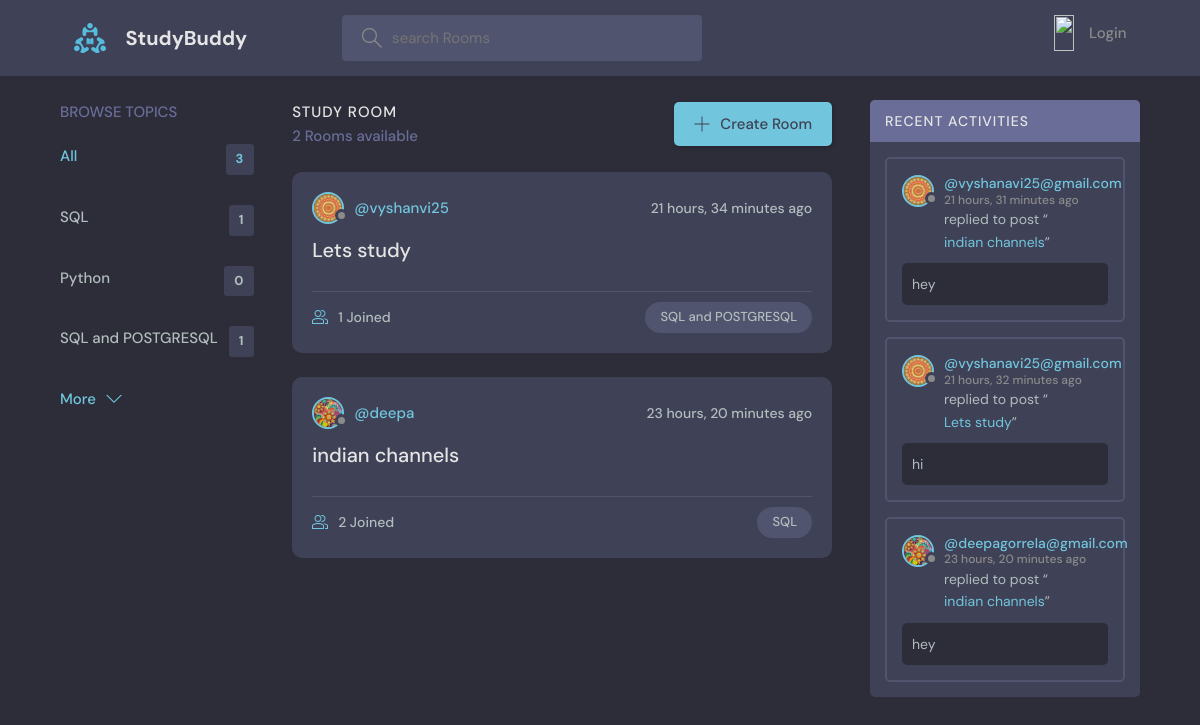
The page / on the database its author committed.
### base/models.py (models this page shows, shortened)
class Topic(models.Model):
    name=models.CharField(max_length=200)

class Room(models.Model):
    host=models.ForeignKey(User, on_delete=models.SET_NULL, null=True)
    topic=models.ForeignKey(Topic, on_delete=models.SET_NULL, null=True)
    name = models.CharField(max_length=200)
    description = models.TextField(null=True,blank=True)#null is allowed
    participants = models.ManyToManyField(User,related_name='participants',blank=True)
    updated = models.DateTimeField(auto_now=True)
    created = models.DateTimeField(auto_now_add=True)#initial time stamp
    class Meta:
        ordering = ['-updated','-created']
    def __str__(self):
        return self.name

class User(AbstractUser):
   name = models.CharField(max_length=200,null=True,)
   email = models.EmailField(unique=True,null=True)
   bio = models.TextField(null=True)
   avatar=models.ImageField(null=True,default="avatar.svg")
   USERNAME_FIELD='email'
   REQUIRED_FIELDS=[]

class Message(models.Model):
    user = models.ForeignKey(User, on_delete=models.CASCADE)
    room = models.ForeignKey(Room, on_delete=models.CASCADE)
    body = models.TextField()
    updated = models.DateTimeField(auto_now=True)
    created = models.DateTimeField(auto_now_add=True)#initial time stamp
    class Meta:
        ordering = ['-updated','-created']

### base/views.py (the view)
# urls.py: path('',views.home,name="home"),
def home(request):
    q= request.GET.get('q') if request.GET.get('q')!=None else''
    rooms= Room.objects.filter(
        Q(topic__name__icontains=q) |
        Q(name__icontains=q)  |
        Q(description__icontains=q)
        )
    topic=Topic.objects.all()[0:5]
    room_count = rooms.count()
    room_messages=Message.objects.filter(Q(room__topic__name__icontains=q))
    context={'rooms':rooms,'topics':topic,'room_count':room_count,
    'room_messages':room_messages}
    return render(request,'base/home.html',context)

### base/templates/base/home.html (shortened to what this page needs)
{% extends 'main.html' %}
{% block content %}
    <main class="layout layout--3">
      <div class="container">
        {%include 'base/topics_component.html'%}
        <div class="roomList">
          <div class="roomList__header">
            <div>
              <h2>Study Room</h2>
              <p>{{room_count}} Rooms available</p>
            </div>
            <a class="btn btn--main" href="{% url 'create-room' %}">
              <svg version="1.1" xmlns="http://www.w3.org/2000/svg" width="32" height="32" viewBox="0 0 32 32">
                <title>add</title>
                <path
                  d="M16.943 0.943h-1.885v14.115h-14.115v1.885h14.115v14.115h1.885v-14.115h14.115v-1.885h-14.115v-14.115z"
                ></path>
              </svg>
              Create Room
            </a>
          </div>
          {% include 'base/feed_component.html' %}
        </div>
        {% include 'base/activity_component.html' %}
      </div>
    </main>
 {% endblock %}

### base/templates/base/topics_component.html
<div class="topics">
  <div class="topics__header">
    <h2>Browse Topics</h2>
  </div>
  <ul class="topics__list">
    <li>
      <a href="{% url 'home' %}" class="active">All <span>{{topics.count}}</span></a>
    </li>
    {% for topic in topics %}
    <li>
      <a href="{% url 'home' %}?q={{topic.name}}">{{topic.name}} <span>{{topic.room_set.all.count}}</span></a>
    </li>
    {% endfor %}
  </ul>
  <a class="btn btn--link" href="{% url 'topics' %}">
    More
    <svg version="1.1" xmlns="http://www.w3.org/2000/svg" width="32" height="32" viewBox="0 0 32 32">
      <title>chevron-down</title>
      <path d="M16 21l-13-13h-3l16 16 16-16h-3l-13 13z"></path>
    </svg>
  </a>
</div>

### base/templates/base/feed_component.html (shortened to what this page needs)
{% for room in rooms %}
<div class="roomListRoom">
    <div class="roomListRoom__header">
      <a href="{% url 'user-profile' room.host.id %}" class="roomListRoom__author">
        <div class="avatar avatar--small">
          <img src="{{room.host.avatar.url}}" />
        </div>
        <span>@{{room.host.username}}</span>
      </a>
      <div class="roomListRoom__actions">
        <span>{{room.created|timesince}} ago</span>
      </div>
    </div>
    <div class="roomListRoom__content">
      <a href="{% url 'room' room.id %}"> {{room.name}}</a>
    </div>
    <div class="roomListRoom__meta">
      <a href="{% url 'room' room.id %}" class="roomListRoom__joined">
       {{room.participants.all.count}} Joined
      </a>
      <p class="roomListRoom__topic">{{room.topic.name}}</p>
    </div>
    </div>
{% endfor %}

### base/templates/base/activity_component.html (shortened to what this page needs)
<div class="activities">
  <div class="activities__header">
    <h2>Recent Activities</h2>
  </div>
  {% for message in room_messages %}
  <div class="activities__box">
    <div class="activities__boxHeader roomListRoom__header">
      <a href="{% url 'user-profile' message.user.id %}" class="roomListRoom__author">
        <div class="avatar avatar--small">
          <img src="{{message.user.avatar.url}}" />
        </div>
        <p>
          @{{message.user}}
          <span>{{message.created|timesince}} ago</span>
        </p>
      </a>
    </div>
    <div class="activities__boxContent">
      <p>replied to post “<a href="{% url 'room'  message.room.id %}">{{ message.room}}</a>”</p>
      <div class="activities__boxRoomContent">
        {{message.body}}
      </div>
    </div>
  </div>
  {% endfor %}
</div>

### rows shown on the page
Topic: name "SQL", room_set.all.count "1"
Topic: name "Python", room_set.all.count "0"
Topic: name "SQL and POSTGRESQL", room_set.all.count "1"
Room: host.avatar (picture), host.username "vyshanvi25", created "21 hours, 34 minutes", name "Lets study", participants.all.count "1", topic.name "SQL and POSTGRESQL"
Room: host.avatar (picture), host.username "deepa", created "23 hours, 20 minutes", name "indian channels", participants.all.count "2", topic.name "SQL"
Message: user.avatar (picture), user "vyshanavi25@gmail.com", created "21 hours, 31 minutes", room "indian channels", body "hey"
Message: user.avatar (picture), user "vyshanavi25@gmail.com", created "21 hours, 32 minutes", room "Lets study", body "hi"
Message: user.avatar (picture), user "deepagorrela@gmail.com", created "23 hours, 20 minutes", room "indian channels", body "hey"

### other values the page prints
{{ topics.count }} "3"
{{ room_count }} "2"
